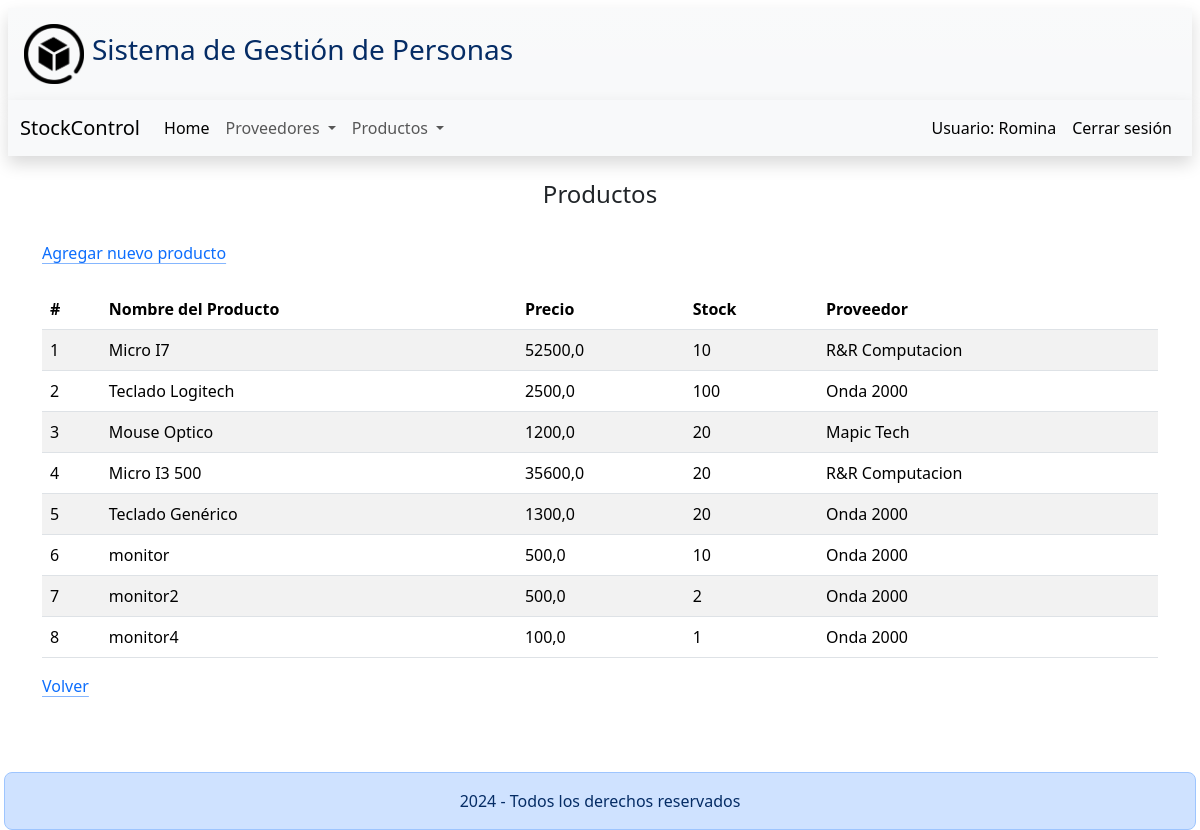
Page /compra/listado-productos/ (signed in) on the earlier database version.
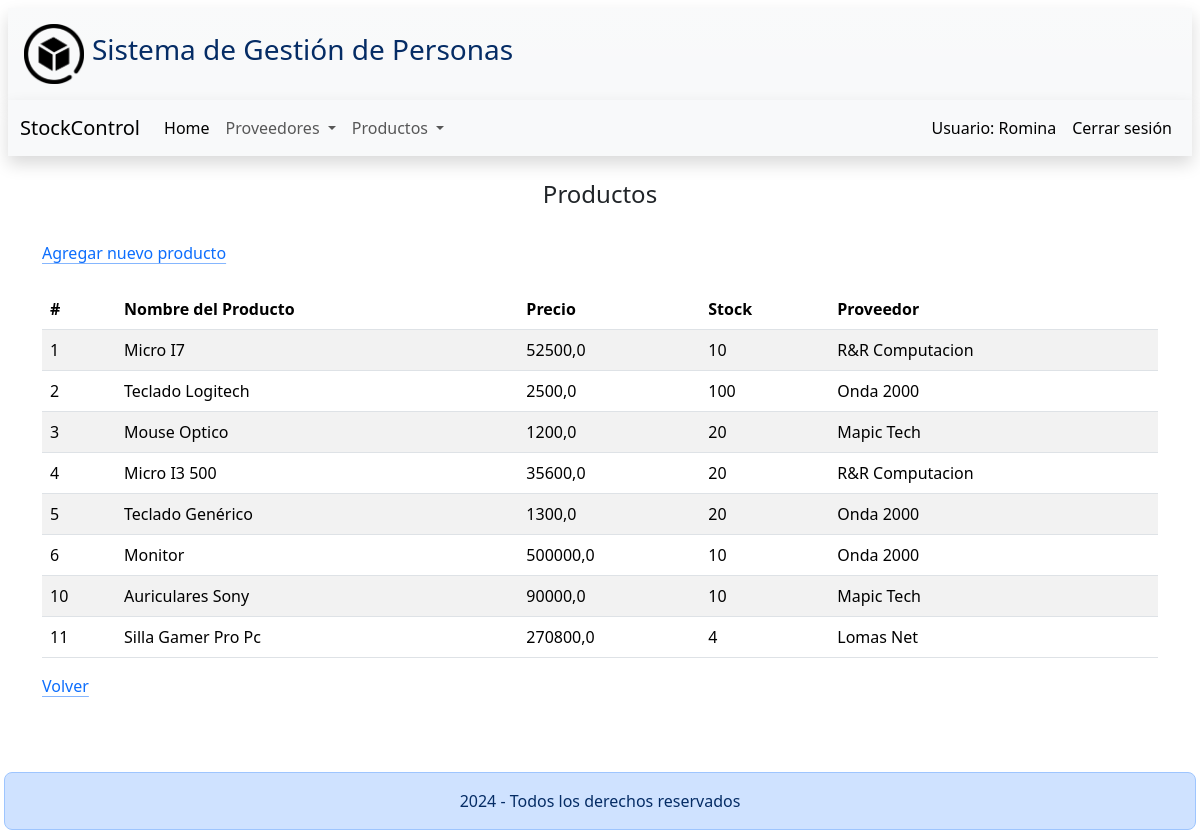
Same page on the later database version.
### usuario/models.py (models this page shows)
class Usuario(AbstractUser):
    class Meta:
        db_table = 'auth_user'

### compra/models.py (models this page shows, shortened)
class Producto(models.Model):
    nombre_producto = models.CharField(max_length = 200, unique = True)
    precio = models.DecimalField(max_digits = 10, decimal_places = 1, blank = False)
    stock_actual = models.IntegerField(blank = False)
    proveedor = models.ForeignKey(Proveedor, on_delete = models.PROTECT, related_name = 'productos', blank = False)

class Proveedor(models.Model):
    razon_social = models.CharField(max_length = 100)
    nombre = models.CharField(max_length = 50)
    apellido = models.CharField(max_length = 50)
    dni = models.IntegerField(blank = False)
    class Meta:
        ordering = ('razon_social',)
    def __str__(self):
        return self.razon_social

### compra/views.py (the view)
# urls.py: path('listado-productos/', listar_productos, name = 'listado-productos'),
@login_required
def listar_productos(request):
    productos = Producto.objects.all()
    return render(request, 'compra/listado-productos.html', {'productos':productos})

### compra/templates/compra/listado-productos.html
{% extends 'base/index.html' %}
{% block contenido %}
<div class="container">
    <h4 class="text-center p-4">Productos</h4>
    <a class="icon-link" href="{% url 'agregar-producto' %}">
        Agregar nuevo producto
    </a>
    <table class='table table-striped mt-4'>
        <thead>
            <tr>
                <th scope="col">#</th>
                <th scope="col">Nombre del Producto</th>
                <th scope="col">Precio</th>
                <th scope="col">Stock</th>
                <th scope="col">Proveedor</th>
            </tr>
        </thead>
        <tbody>
            {% for producto in productos %}
            <tr>
                <td>{{ producto.id }}</td>
                <td>{{ producto.nombre_producto }}</td>
                <td>{{ producto.precio }}</td>
                <td>{{ producto.stock_actual }}</td>
                <td>{{ producto.proveedor }}</td>
            </tr>
            {% endfor %}
        </tbody>
    </table>
    <a class="icon-link" href="{% url 'index' %}">
        Volver
        <svg class="bi" aria-hidden="true">
            <use xlink:href="#arrow-right"></use>
        </svg>
    </a>
</div>
{% endblock%}

### templates/base/index.html (shortened to what this page needs)
{% load static %}
<!DOCTYPE html>
<html lang='es-ar'>
<head>
    <link href="https://cdn.jsdelivr.net/npm/bootstrap@5.3.3/dist/css/bootstrap.min.css" rel="stylesheet"
>
</head>
<body>
    <div class="m-2 pb-4">
        <header class='p-3 bg-light bg-gradient text-primary-emphasis d-flex align-items-center shadow'>
            <img src="{% static 'imagenes/foto1.png' %}" alt='logo' style="width: 60px;">
            <h3 class="p-2">Sistema de Gestión de Personas</h3>
        </header>
        <nav class="navbar navbar-expand-lg bg-body-tertiary shadow sticky-top">
            <div class="container-fluid">
                <a class="navbar-brand" href="#">StockControl</a>
                <div class="collapse navbar-collapse" id="navbarNavDropdown">
                    <ul class="navbar-nav">
                        <li class="nav-item">
                            <a class="nav-link active" aria-current="page" href="{% url 'index' %}">Home</a>
                        </li>
                        {% if user.is_authenticated %}
                        <li class="nav-item dropdown">
                            <a class="nav-link dropdown-toggle" href="#" role="button" data-bs-toggle="dropdown"
                                aria-expanded="false">
                                Proveedores
                            </a>
                        </li>
                        <li class="nav-item dropdown">
                            <a class="nav-link dropdown-toggle" href="#" role="button" data-bs-toggle="dropdown"
                                aria-expanded="false">
                                Productos
                            </a>
                        </li>
                        {% endif%}
                    </ul>
                    <ul class="navbar-nav ms-auto">
                        <li class="nav-item">
                            <div class='d-flex'>
                                {% if user.is_authenticated %}
                                <a class="nav-link active"> Usuario: {{ user.username }}</a>
                                <a class="nav-link active" href="{% url 'logout' %}">Cerrar sesión</a>
                                {% endif %}
                            </div>
                        </li>
                    </ul>
                </div>
            </div>
        </nav>
        <main style="padding-bottom: 100px;">
            {% block contenido %}
            {% endblock %}
        </main>
        <footer class="fixed-bottom mx-1">
            <div
                class=" mt-5 p-3 text-primary-emphasis bg-primary-subtle border border-primary-subtle rounded-3 text-center">
                2024 - Todos los derechos reservados
        </footer>
    </div>
</body>
</html>

Differences in the rows shown:
removed Producto: id "7", nombre_producto "monitor2", precio "500,0", stock_actual "2", proveedor "Onda 2000"
removed Producto: id "8", nombre_producto "monitor4", precio "100,0", stock_actual "1", proveedor "Onda 2000"
changed Producto id 6: nombre_producto "monitor" → "Monitor"; precio "500,0" → "500000,0"
added Producto: id "10", nombre_producto "Auriculares Sony", precio "90000,0", stock_actual "10", proveedor "Mapic Tech"
added Producto: id "11", nombre_producto "Silla Gamer Pro Pc", precio "270800,0", stock_actual "4", proveedor "Lomas Net"
